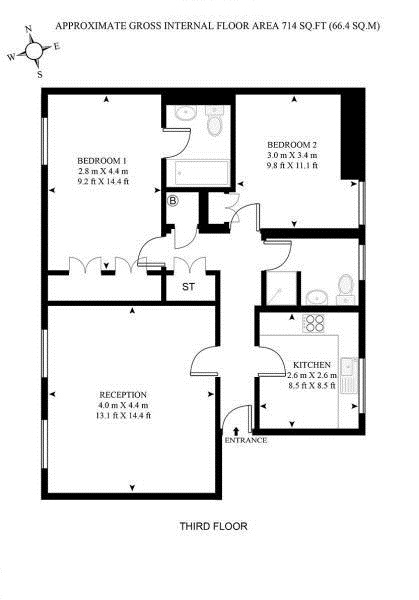
#> input picture resources/30939153.jpg, 419 x 600 px, found by its file name
$ python test3.py
#> lines starting #> are read from the running program, lines starting #| are printed output that depends on the picture; after the words box and inside, x2 and y2 are one past the last pixel; in counts of white or black regions, pixels touching at a corner belong together
#> further down, image is the input picture: shape (600, 419, 3); min 0, max 255, mean 233.3
import numpy as np
import cv2
import matplotlib.pyplot as plt
import matplotlib.image as mpimg
import os

def smooth_edges_with_hough(image, canny_thresh1=50, canny_thresh2=150, hough_thresh=50):
    # Chuyển ảnh về uint8 nếu cần (mpimg trả về float32 từ 0-1)
#> called with canny_thresh1 = 50, canny_thresh2 = 150, hough_thresh = 50
    if image.dtype != np.uint8:
        image = (image * 255).astype(np.uint8)

    # Nếu là ảnh màu (RGB), chuyển về grayscale
    if len(image.shape) == 3:
        gray = cv2.cvtColor(image, cv2.COLOR_RGB2GRAY)
    else:
        gray = image

    # Bước 1: Tìm biên bằng Canny
    edges = cv2.Canny(gray, canny_thresh1, canny_thresh2)
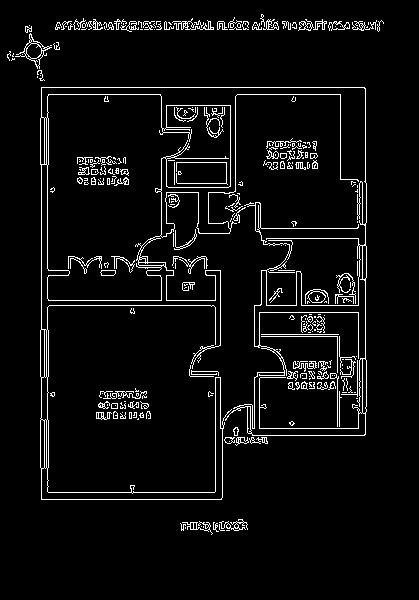
#> edges: shape (600, 419); 5.2% white in thin lines or dots, all inside (x1, y1, x2, y2) = (7, 14, 384, 535)

    # Bước 2: Hough Transform
    lines = cv2.HoughLines(edges, 1, np.pi / 180, hough_thresh)
#> lines = 2059 rows, first 8: [87, 1.57], [41, 0], [305, 1.57], [47, 0], [365, 0], [94, 1.57], [215, 0], [29, 1.57]

    # Bước 3: Vẽ các đường lên ảnh trắng
    hough_mask = np.zeros_like(gray)

    if lines is not None:
        for line in lines:
            rho, theta = line[0]
            a = np.cos(theta)
            b = np.sin(theta)
            x0 = a * rho
            y0 = b * rho
            x1 = int(x0 + 1000 * (-b))
            y1 = int(y0 + 1000 * (a))
            x2 = int(x0 - 1000 * (-b))
            y2 = int(y0 - 1000 * (a))
            cv2.line(hough_mask, (x1, y1), (x2, y2), 255, 1)
#> this loop made 2059 passes
#> (rho, theta, a, b, x0, y0, x1, y1) on passes 1 to 3: (87, 1.57, -4.37e-08, 1, -3.8e-06, 87, -1000, 86), (41, 0, 1, 0, 41, 0, 41, 1000), (305, 1.57, -4.37e-08, 1, -1.33e-05, 305, -1000, 304)
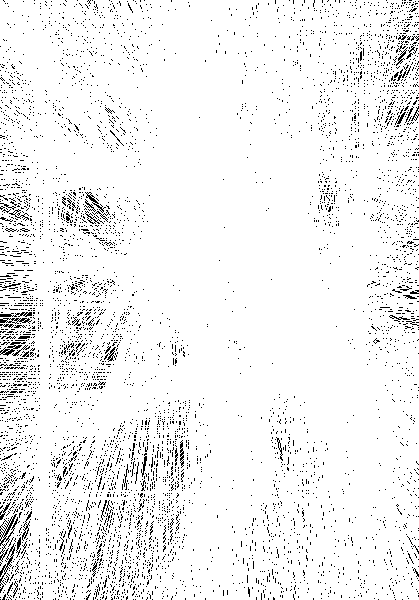
#> hough_mask: shape (600, 419); 94.6% white; black in thin lines or dots

    return (hough_mask > 0).astype(np.uint8)
#> returned value: shape (600, 419); values 0 (black) and 1 (white), 94.6% white; black in thin lines or dots

# Đường dẫn ảnh
img_path = "./resources/30939153.jpg"
image = mpimg.imread(img_path)

# Làm mịn bằng Hough + Canny
smooth_mask = smooth_edges_with_hough(image)

# Hiển thị kết quả
plt.figure(figsize=(10, 4))
plt.subplot(1, 2, 1)
plt.imshow(image)
plt.title("Ảnh gốc")

plt.subplot(1, 2, 2)
plt.imshow(smooth_mask, cmap='gray')
plt.title("Mask Hough + Canny")

plt.tight_layout()
plt.show()
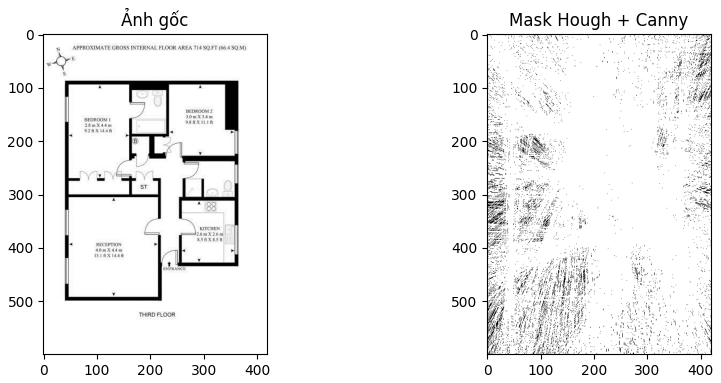
#> figure drawn by matplotlib, 2 panels

$ run again, with resources/123.jpg copied over resources/30939153.jpg
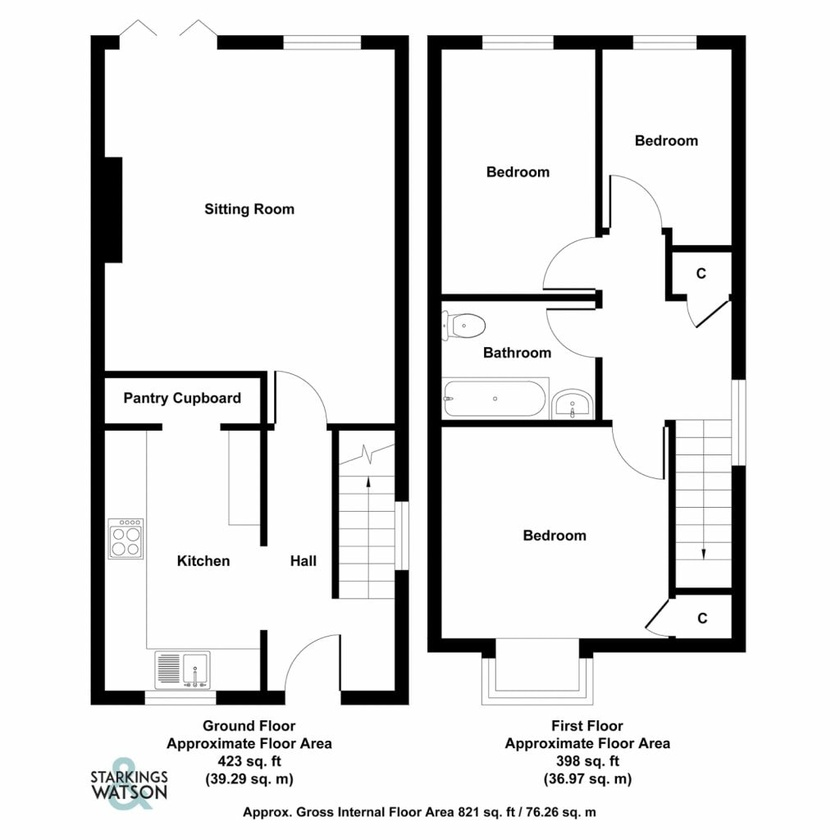
#> input picture resources/123.jpg, 840 x 840 px, shrunk from 1024 x 1024 before the run, found by its file name
#> image is the input picture: shape (840, 840, 3); mean R, G, B 229, 229.1, 229.1
#> in smooth_edges_with_hough, `edges = cv2.Canny(gray, canny_thresh1, canny_thresh2)`:
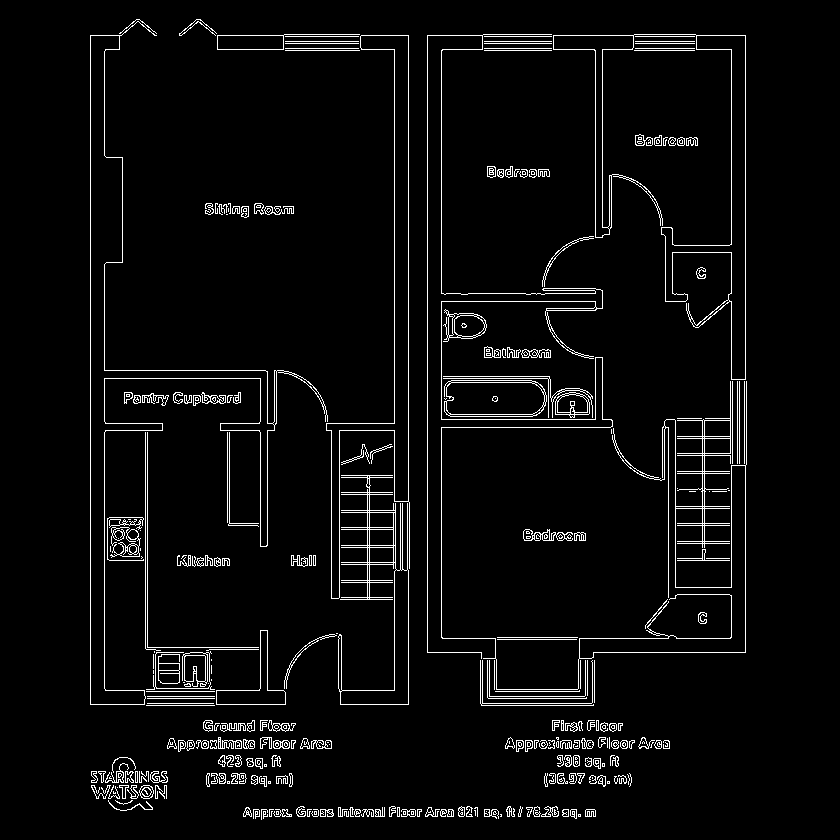
#> edges: shape (840, 840); 4.2% white in thin lines or dots, all inside (x1, y1, x2, y2) = (90, 19, 747, 820)
#> the loop in smooth_edges_with_hough, `for line in lines:` made 7361 passes
#> (rho, theta, a, b, x0, y0, x1, y1) on passes 1 to 3: (90, 0, 1, 0, 90, 0, 90, 1000), (427, 0, 1, 0, 427, 0, 427, 1000), (408, 0, 1, 0, 408, 0, 408, 1000)
#> `plt.show()`:
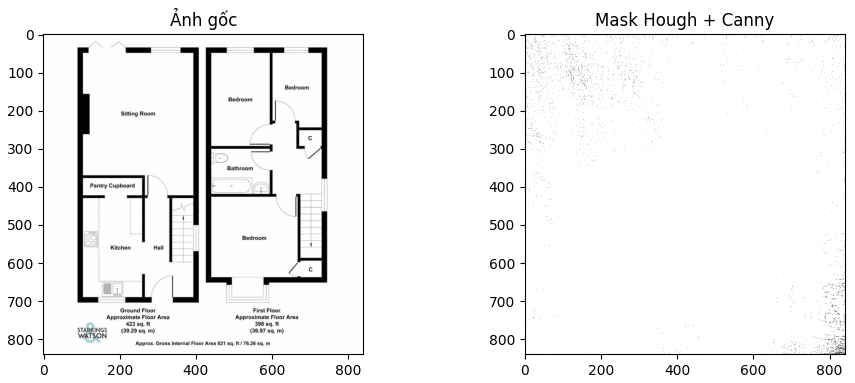
#> figure drawn by matplotlib, 2 panels

$ run again, with resources/example5.jpg copied over resources/30939153.jpg
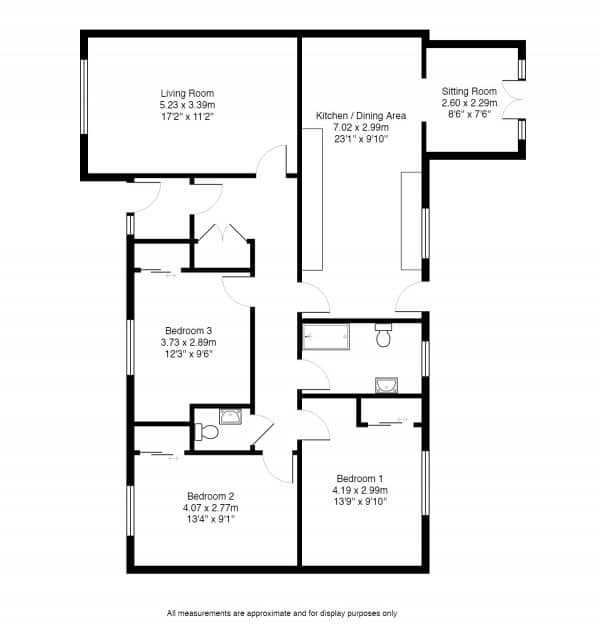
#> input picture resources/example5.jpg, 600 x 630 px, found by its file name
#> image is the input picture: shape (630, 600, 3); min 0, max 255, mean 238.9
#> in smooth_edges_with_hough, `edges = cv2.Canny(gray, canny_thresh1, canny_thresh2)`:
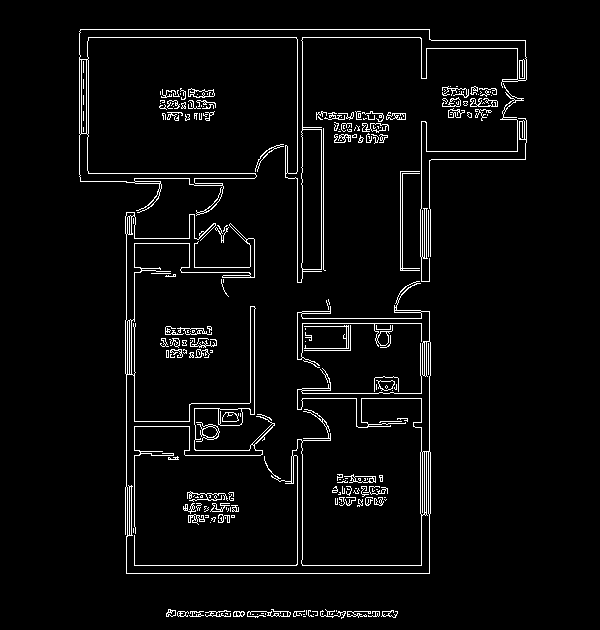
#> edges: shape (630, 600); 4.1% white in thin lines or dots, all inside (x1, y1, x2, y2) = (79, 29, 527, 619)
#> lines = 2336 rows, first 8: [297, 0], [302, 0], [29, 1.57], [37, 1.57], [134, 0], [573, 1.57], [421, 0], [565, 1.57]
#> the loop in smooth_edges_with_hough, `for line in lines:` made 2336 passes
#> (rho, theta, a, b, x0, y0, x1, y1) on passes 1 to 3: (297, 0, 1, 0, 297, 0, 297, 1000), (302, 0, 1, 0, 302, 0, 302, 1000), (29, 1.57, -4.37e-08, 1, -1.27e-06, 29, -1000, 28)
#> `plt.show()`:
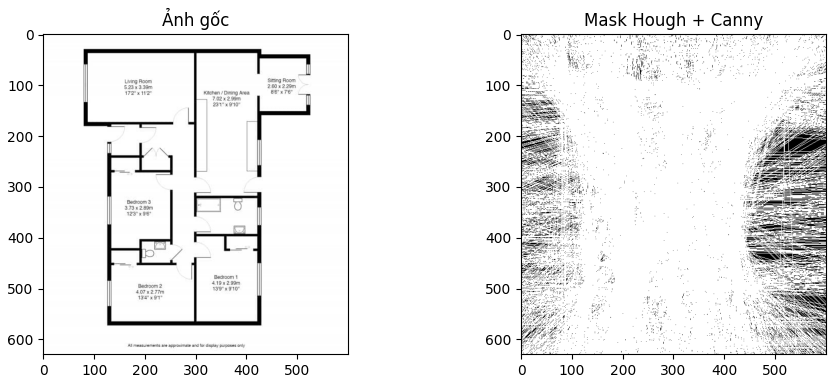
#> figure drawn by matplotlib, 2 panels
